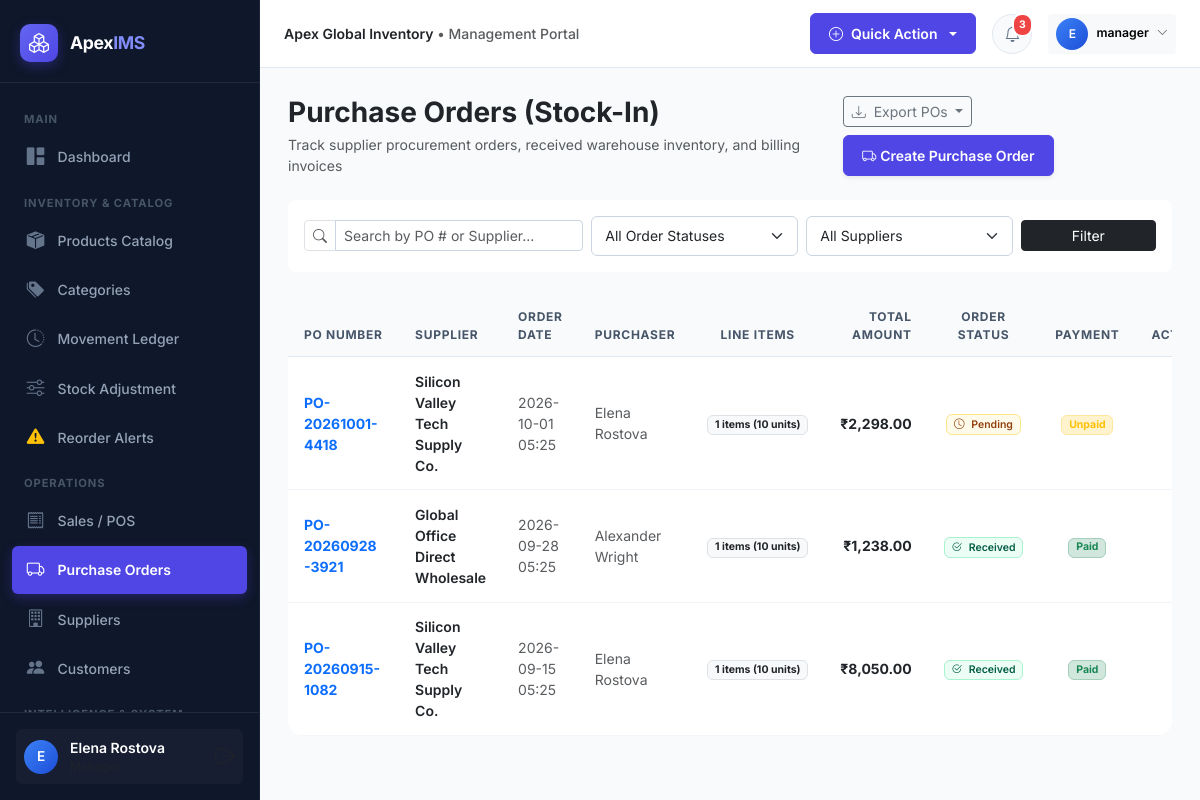
Screenshot of /purchases (signed in) with the database file from the repository.
### models/user.py (models this page shows, shortened)
class User(UserMixin, db.Model):
    __tablename__ = 'users'
    id = db.Column(db.Integer, primary_key=True)
    username = db.Column(db.String(64), unique=True, nullable=False, index=True)
    email = db.Column(db.String(120), unique=True, nullable=False, index=True)
    password_hash = db.Column(db.String(256), nullable=False)
    full_name = db.Column(db.String(100), nullable=False)
    phone = db.Column(db.String(25))
    role_id = db.Column(db.Integer, db.ForeignKey('roles.id'), nullable=False)
    is_active = db.Column(db.Boolean, default=True)
    last_login = db.Column(db.DateTime)
    created_at = db.Column(db.DateTime, default=datetime.utcnow)
    updated_at = db.Column(db.DateTime, default=datetime.utcnow, onupdate=datetime.utcnow)
    role = db.relationship('Role', back_populates='users')
    purchases = db.relationship('PurchaseOrder', back_populates='user', lazy='dynamic')
    sales = db.relationship('Sale', back_populates='user', lazy='dynamic')
    inventory_transactions = db.relationship('InventoryTransaction', back_populates='user', lazy='dynamic')
    stock_adjustments = db.relationship('StockAdjustment', back_populates='user', lazy='dynamic')
    audit_logs = db.relationship('AuditLog', back_populates='user', lazy='dynamic')
    def has_role(self, *role_names):
        if not self.role:
            return False
        return self.role.name in role_names
    @property
    def is_admin(self):
        return self.role and self.role.name == 'Admin'

### models/purchase.py (models this page shows, shortened)
class PurchaseOrder(db.Model):
    __tablename__ = 'purchase_orders'
    id = db.Column(db.Integer, primary_key=True)
    po_number = db.Column(db.String(64), unique=True, nullable=False, index=True)
    supplier_id = db.Column(db.Integer, db.ForeignKey('suppliers.id'), nullable=False)
    user_id = db.Column(db.Integer, db.ForeignKey('users.id'), nullable=False)
    order_date = db.Column(db.DateTime, default=datetime.utcnow, nullable=False)
    status = db.Column(db.String(20), default='Received', index=True)  # Pending, Received, Cancelled
    subtotal = db.Column(db.Float, default=0.0, nullable=False)
    tax_amount = db.Column(db.Float, default=0.0, nullable=False)
    discount_amount = db.Column(db.Float, default=0.0, nullable=False)
    shipping_fee = db.Column(db.Float, default=0.0, nullable=False)
    total_amount = db.Column(db.Float, default=0.0, nullable=False)
    payment_status = db.Column(db.String(20), default='Paid')  # Paid, Partial, Unpaid
    notes = db.Column(db.Text)
    created_at = db.Column(db.DateTime, default=datetime.utcnow)
    supplier = db.relationship('Supplier', back_populates='purchases')
    user = db.relationship('User', back_populates='purchases')
    items = db.relationship('PurchaseItem', back_populates='purchase', cascade='all, delete-orphan')
    @property
    def total_quantity(self):
        return sum(item.quantity for item in self.items)

class PurchaseItem(db.Model):
    __tablename__ = 'purchase_items'
    id = db.Column(db.Integer, primary_key=True)
    purchase_id = db.Column(db.Integer, db.ForeignKey('purchase_orders.id'), nullable=False)
    product_id = db.Column(db.Integer, db.ForeignKey('products.id'), nullable=False)
    quantity = db.Column(db.Integer, nullable=False)
    unit_price = db.Column(db.Float, nullable=False)
    total_price = db.Column(db.Float, nullable=False)
    purchase = db.relationship('PurchaseOrder', back_populates='items')
    product = db.relationship('Product', back_populates='purchase_items')

### models/product.py (models this page shows, shortened)
class Supplier(db.Model):
    __tablename__ = 'suppliers'
    id = db.Column(db.Integer, primary_key=True)
    name = db.Column(db.String(150), nullable=False, index=True)
    contact_person = db.Column(db.String(100))
    email = db.Column(db.String(120), index=True)
    phone = db.Column(db.String(30))
    address = db.Column(db.Text)
    tax_number = db.Column(db.String(50))
    notes = db.Column(db.Text)
    is_active = db.Column(db.Boolean, default=True)
    created_at = db.Column(db.DateTime, default=datetime.utcnow)
    products = db.relationship('Product', back_populates='supplier', lazy='dynamic')
    purchases = db.relationship('PurchaseOrder', back_populates='supplier', lazy='dynamic')

### routes/purchases.py (the view)
@purchases_bp.route('/purchases')
@login_required
def index():
    page = request.args.get('page', 1, type=int)
    search = request.args.get('q', '').strip()
    status_filter = request.args.get('status', 'all')
    supplier_id = request.args.get('supplier_id', type=int)
    query = PurchaseOrder.query
    if search:
        query = query.filter(
            (PurchaseOrder.po_number.ilike(f"%{search}%")) |
            (PurchaseOrder.supplier.has(Supplier.name.ilike(f"%{search}%")))
        )
    if status_filter != 'all':
        query = query.filter(PurchaseOrder.status == status_filter)
    if supplier_id:
        query = query.filter(PurchaseOrder.supplier_id == supplier_id)
    pagination = query.order_by(PurchaseOrder.order_date.desc()).paginate(page=page, per_page=Config.ITEMS_PER_PAGE, error_out=False)
    purchases = pagination.items
    suppliers = Supplier.query.filter_by(is_active=True).order_by(Supplier.name).all()
    return render_template(
        'purchases/index.html',
        purchases=purchases,
        pagination=pagination,
        suppliers=suppliers,
        selected_status=status_filter,
        selected_supplier=supplier_id,
        search_query=search
    )

### utils/helpers.py (called while the page is built)
def format_currency(value):
    try:
        val = float(value or 0)
        return f"{Config.CURRENCY_SYMBOL}{val:,.2f}"
    except (ValueError, TypeError):
        return f"{Config.CURRENCY_SYMBOL}0.00"

### templates/purchases/index.html (shortened to what this page needs)
{% extends "base.html" %}
{% block content %}
<div class="d-flex flex-column flex-md-row align-items-md-center justify-content-between mb-4 gap-3">
  <div>
    <h3 class="fw-bold text-dark mb-1">Purchase Orders (Stock-In)</h3>
    <p class="text-muted small mb-0">Track supplier procurement orders, received warehouse inventory, and billing invoices</p>
  </div>
  <div class="d-flex gap-2 flex-wrap">
    <div class="dropdown">
      <button class="btn btn-outline-secondary btn-sm dropdown-toggle" type="button" data-bs-toggle="dropdown">
        <i class="bi bi-download me-1"></i> Export POs
      </button>
    </div>
    {% if current_user.has_role('Admin', 'Manager') %}
    <a href="{{ url_for('purchases.create') }}" class="btn btn-primary btn-sm d-flex align-items-center gap-1 shadow-sm">
      <i class="bi bi-truck"></i>
      <span>Create Purchase Order</span>
    </a>
    {% endif %}
  </div>
</div>
<div class="card border-0 shadow-card rounded-3 mb-4">
  <div class="card-body p-3">
    <form method="GET" action="{{ url_for('purchases.index') }}" class="row g-2 align-items-center">
      <div class="col-md-4">
        <div class="input-group input-group-sm">
          <span class="input-group-text bg-white text-muted"><i class="bi bi-search"></i></span>
          <input type="text" name="q" class="form-control" placeholder="Search by PO # or Supplier..." value="{{ search_query }}">
        </div>
      </div>
      <div class="col-md-3">
        <select name="status" class="form-select form-select-sm">
          <option value="all" {% if selected_status == 'all' %}selected{% endif %}>All Order Statuses</option>
        </select>
      </div>
      <div class="col-md-3">
        <select name="supplier_id" class="form-select form-select-sm">
          <option value="">All Suppliers</option>
        </select>
      </div>
      <div class="col-md-2 d-flex gap-1">
        <button type="submit" class="btn btn-sm btn-dark w-100">Filter</button>
      </div>
    </form>
  </div>
</div>
<div class="card border-0 shadow-card rounded-4 overflow-hidden">
  <div class="table-responsive">
    <table class="table table-custom mb-0">
      <thead>
        <tr>
          <th>PO Number</th>
          <th>Supplier</th>
          <th>Order Date</th>
          <th>Purchaser</th>
          <th class="text-center">Line Items</th>
          <th class="text-end">Total Amount</th>
          <th class="text-center">Order Status</th>
          <th class="text-center">Payment</th>
          <th class="text-end">Actions</th>
        </tr>
      </thead>
      <tbody>
        {% for po in purchases %}
        <tr>
          <td>
            <a href="{{ url_for('purchases.view', id=po.id) }}" class="fw-bold text-primary text-decoration-none">
              {{ po.po_number }}
            </a>
          </td>
          <td>
            <span class="fw-semibold text-dark">{{ po.supplier.name if po.supplier else 'N/A' }}</span>
          </td>
          <td class="small text-muted">{{ po.order_date.strftime('%Y-%m-%d %H:%M') }}</td>
          <td class="small text-muted">{{ po.user.full_name if po.user else 'Staff' }}</td>
          <td class="text-center">
            <span class="badge bg-light text-dark border">{{ po.items|length }} items ({{ po.total_quantity }} units)</span>
          </td>
          <td class="text-end fw-bold text-dark">{{ po.total_amount|currency }}</td>
          <td class="text-center">
            {% if po.status == 'Received' %}
              <span class="badge badge-soft-success"><i class="bi bi-check2-circle me-1"></i> Received</span>
            {% elif po.status == 'Pending' %}
              <span class="badge badge-soft-warning"><i class="bi bi-clock me-1"></i> Pending</span>
            {% else %}
              <span class="badge badge-soft-secondary">{{ po.status }}</span>
            {% endif %}
          </td>
          <td class="text-center">
            {% if po.payment_status == 'Paid' %}
              <span class="badge bg-success-subtle text-success border border-success-subtle">Paid</span>
            {% else %}
              <span class="badge bg-warning-subtle text-warning border border-warning-subtle">{{ po.payment_status }}</span>
            {% endif %}
          </td>
          <td class="text-end">
          </td>
        </tr>
        {% else %}
        <tr>
          <td colspan="9" class="text-center py-4 text-muted">No purchase orders found.</td>
        </tr>
        {% endfor %}
      </tbody>
    </table>
  </div>
</div>
{% endblock %}

### templates/base.html (shortened to what this page needs)
<!DOCTYPE html>
<html lang="en">
<head>
  <link href="https://cdn.jsdelivr.net/npm/bootstrap@5.3.3/dist/css/bootstrap.min.css" rel="stylesheet">
  <link href="https://cdn.jsdelivr.net/npm/bootstrap-icons@1.11.3/font/bootstrap-icons.min.css" rel="stylesheet">
  <link href="{{ url_for('static', filename='css/style.css') }}" rel="stylesheet">
</head>
<body>
{% if current_user.is_authenticated %}
  <aside id="sidebar-wrapper">
    <div class="sidebar-brand">
      <div class="sidebar-brand-icon">
        <i class="bi bi-boxes"></i>
      </div>
      <div class="sidebar-brand-text">Apex<span>IMS</span></div>
    </div>
    <div class="sidebar-menu">
      <div class="sidebar-heading">Main</div>
      <a href="{{ url_for('dashboard.index') }}" class="nav-link-custom {% if request.endpoint == 'dashboard.index' %}active{% endif %}">
        <i class="bi bi-grid-1x2-fill"></i>
        <span>Dashboard</span>
      </a>
      <div class="sidebar-heading">Inventory & Catalog</div>
      <a href="{{ url_for('products.index') }}" class="nav-link-custom {% if request.endpoint and request.endpoint.startswith('products.') %}active{% endif %}">
        <i class="bi bi-box-seam-fill"></i>
        <span>Products Catalog</span>
      </a>
      <a href="{{ url_for('categories.index') }}" class="nav-link-custom {% if request.endpoint and request.endpoint.startswith('categories.') %}active{% endif %}">
        <i class="bi bi-tags-fill"></i>
        <span>Categories</span>
      </a>
      <a href="{{ url_for('inventory.ledger') }}" class="nav-link-custom {% if request.endpoint == 'inventory.ledger' %}active{% endif %}">
        <i class="bi bi-clock-history"></i>
        <span>Movement Ledger</span>
      </a>
      <a href="{{ url_for('inventory.adjust') }}" class="nav-link-custom {% if request.endpoint == 'inventory.adjust' %}active{% endif %}">
        <i class="bi bi-sliders"></i>
        <span>Stock Adjustment</span>
      </a>
      <a href="{{ url_for('inventory.reorder') }}" class="nav-link-custom {% if request.endpoint == 'inventory.reorder' %}active{% endif %}">
        <i class="bi bi-exclamation-triangle-fill text-warning"></i>
        <span>Reorder Alerts</span>
      </a>
      <div class="sidebar-heading">Operations</div>
      <a href="{{ url_for('sales.index') }}" class="nav-link-custom {% if request.endpoint and request.endpoint.startswith('sales.') %}active{% endif %}">
        <i class="bi bi-receipt"></i>
        <span>Sales / POS</span>
      </a>
      <a href="{{ url_for('purchases.index') }}" class="nav-link-custom {% if request.endpoint and request.endpoint.startswith('purchases.') %}active{% endif %}">
        <i class="bi bi-truck"></i>
        <span>Purchase Orders</span>
      </a>
      <a href="{{ url_for('suppliers.index') }}" class="nav-link-custom {% if request.endpoint and request.endpoint.startswith('suppliers.') %}active{% endif %}">
        <i class="bi bi-building"></i>
        <span>Suppliers</span>
      </a>
      <a href="{{ url_for('customers.index') }}" class="nav-link-custom {% if request.endpoint and request.endpoint.startswith('customers.') %}active{% endif %}">
        <i class="bi bi-people-fill"></i>
        <span>Customers</span>
      </a>
      <div class="sidebar-heading">Intelligence & System</div>
    </div>
    <div class="sidebar-footer">
      <div class="user-badge">
        <div class="user-avatar-sm">
          {{ current_user.full_name[:1] }}
        </div>
        <div class="overflow-hidden flex-grow-1">
          <div class="text-white text-truncate fw-semibold small">{{ current_user.full_name }}</div>
          <div class="text-muted extra-small text-truncate" style="font-size:0.75rem;">{{ current_user.role.name }}</div>
        </div>
        <a href="{{ url_for('auth.logout') }}" class="text-muted hover-white ms-1" title="Sign Out">
          <i class="bi bi-box-arrow-right fs-5"></i>
        </a>
      </div>
    </div>
  </aside>
  <div id="page-content-wrapper">
    <nav class="top-navbar">
      <div class="d-flex align-items-center gap-3">
        <div class="d-none d-md-block text-muted small fw-medium">
          <span class="text-dark fw-semibold">{{ app_config.COMPANY_NAME }}</span> &bull; Management Portal
        </div>
      </div>
      <div class="d-flex align-items-center gap-3">
        <div class="dropdown">
          <button class="btn btn-sm btn-primary dropdown-toggle d-flex align-items-center gap-2" type="button" data-bs-toggle="dropdown">
            <i class="bi bi-plus-circle"></i>
            <span class="d-none d-sm-inline">Quick Action</span>
          </button>
        </div>
        <div class="dropdown">
          <button class="nav-icon-btn" type="button" data-bs-toggle="dropdown" aria-expanded="false">
            <i class="bi bi-bell"></i>
            <span id="notif-badge" class="pulse-badge" style="{% if unread_notifications_count == 0 %}display:none;{% endif %}">
              {{ unread_notifications_count }}
            </span>
          </button>
        </div>
        <div class="dropdown">
          <button class="btn btn-sm btn-light border-0 d-flex align-items-center gap-2" type="button" data-bs-toggle="dropdown">
            <div class="user-avatar-sm" style="width: 32px; height: 32px; font-size: 0.75rem;">
              {{ current_user.full_name[:1] }}
            </div>
            <span class="d-none d-md-inline small fw-semibold">{{ current_user.username }}</span>
            <i class="bi bi-chevron-down extra-small text-muted" style="font-size:0.7rem;"></i>
          </button>
        </div>
      </div>
    </nav>
    <main class="main-body-container">
      {% block content %}{% endblock %}
    </main>
  </div>
{% else %}
  <main class="w-100 min-vh-100 d-flex align-items-center justify-content-center p-3">
    {% block auth_content %}{% endblock %}
  </main>
{% endif %}
</body>
</html>

### rows the page displays
User: full_name "E", full_name "Elena Rostova", username "manager"
PurchaseOrder: po_number "PO-20261001-4418", supplier "Silicon Valley Tech Supply Co.", order_date "2026-10-01 05:25", user "Elena Rostova", items|length "1", total_quantity "10", total_amount "₹2,298.00", status "Pending" (drawn), payment_status "Unpaid"
PurchaseOrder: po_number "PO-20260928-3921", supplier "Global Office Direct Wholesale", order_date "2026-09-28 05:25", user "Alexander Wright", items|length "1", total_quantity "10", total_amount "₹1,238.00", status "Received" (drawn), payment_status "Paid"
PurchaseOrder: po_number "PO-20260915-1082", supplier "Silicon Valley Tech Supply Co.", order_date "2026-09-15 05:25", user "Elena Rostova", items|length "1", total_quantity "10", total_amount "₹8,050.00", status "Received" (drawn), payment_status "Paid"

### other values shown
{{ app_config.COMPANY_NAME }} "Apex Global Inventory"
{{ unread_notifications_count }} "3"
